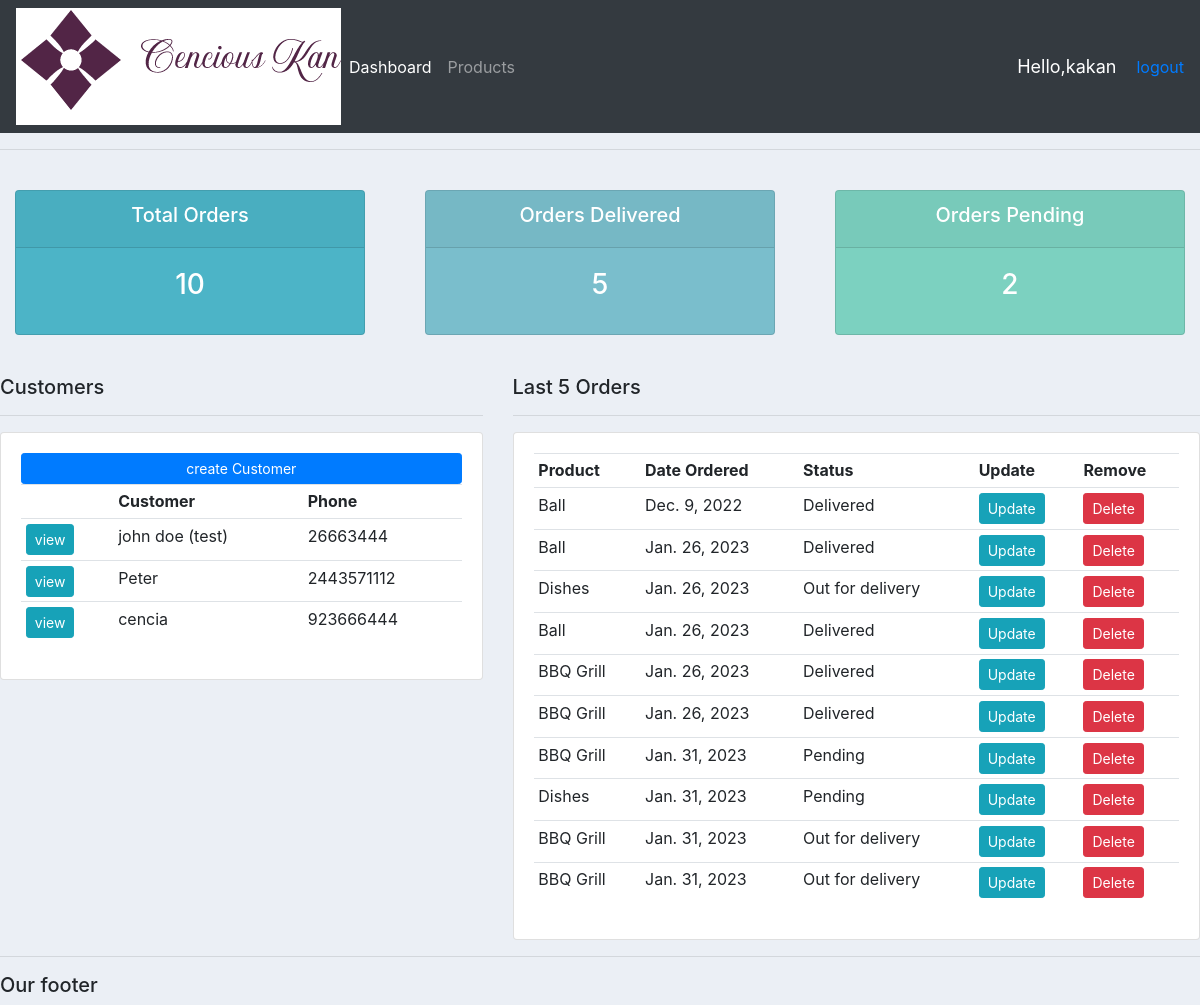
Page / (signed in) on the earlier database version.
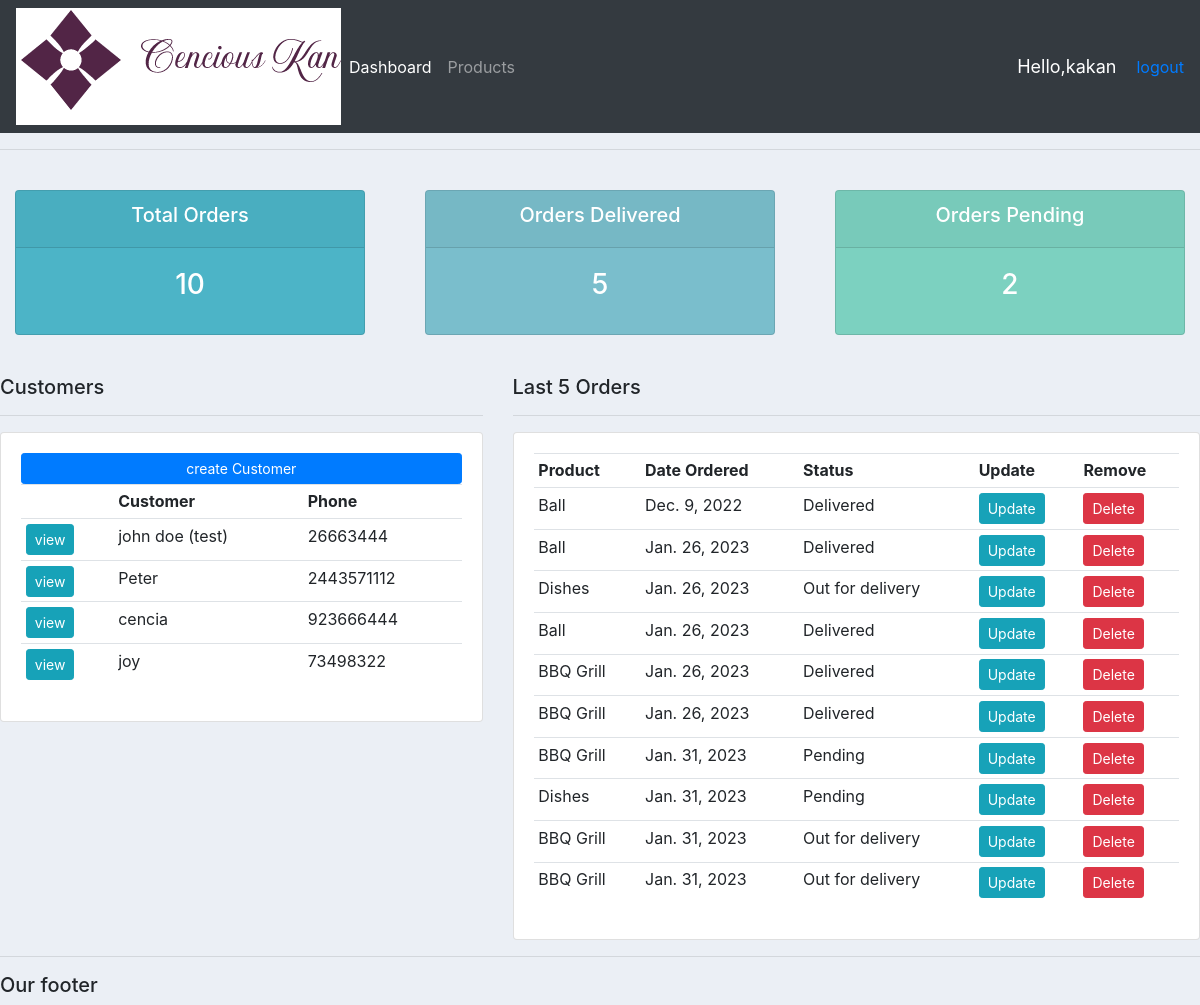
Same page on the later database version.
### accounts/models.py (models this page shows, shortened)
class Customer(models.Model):
    user = models.OneToOneField(User, null=True,blank=True, on_delete=models.CASCADE)
    name = models.CharField(max_length=200, null=True)
    phone = models.CharField(max_length=200, null=True)
    email = models.EmailField(max_length=200, null=True)
    profile_pic = models.ImageField(default="default pic.jpg", null=True, blank=True)
    date_created = models.DateField(auto_now_add=True, null=True)

class Order(models.Model):
    STATUS=(
            ('Pending', 'pending'),
            ('Out for delivery', 'out for delivery'),
            ('Delivered', 'delivered'),
        )
    customer= models.ForeignKey(Customer, null=True, on_delete=models.SET_NULL)
    products= models.ForeignKey(Product, null=True, on_delete=models.SET_NULL)
    date_created=models.DateField(auto_now_add=True, null=True)
    status= models.CharField(max_length=200, null=True, choices=STATUS)
    note = models.CharField(max_length=1000,null=True)

class Product(models.Model):
    CATEGORY=(
        ('Indoor','Indoor'),
        ('Outdoor', 'outdoor'),
    )
    name=models.CharField(max_length=200, null=True)
    price=models.FloatField(null=True)
    category=models.CharField(max_length=200, null=True, choices=CATEGORY)
    description=models.CharField(max_length=200, null=True)
    date_created= models.DateField(auto_now_add=True, null=True)
    tags=models.ManyToManyField(Tag)
    def __str__(self):
        return self.name

### accounts/decorators.py (the view)
    def wrapper_function(request, *args, **kwargs):
        group = None
        if request.user.groups.exists():
            group = request.user.groups.all()[0].name
        if group == 'customer':
            return redirect('user-page')
        if group == 'admin':
            return view_func(request, *args, **kwargs)

### accounts/views.py (called while the page is built)
@login_required(login_url='login')
@admin_only
def home(request):
    orders = Order.objects.all()
    customers = Customer.objects.all()
    total_customers =customers.count()
    total_orders = orders.count()
    delivered = orders.filter(status='Delivered').count()
    pending = orders.filter(status='Pending').count()
    context = {'orders':orders, 'customers':customers,
    'pending':pending,
    'delivered':delivered,'total_orders':total_orders}
    return render(request,'accounts/dashboard.html', context)

### accounts/templates/accounts/dashboard.html
{%extends 'accounts/main.html' %}
{% load static%}
{%block element%}
{% include 'accounts/status.html' %}
<br>
<div class="row">
    <div class="col-md-5">
        <h5>Customers</h5>
        <hr>
        <div class="card card-body">
            <a class="btn btn-primary btn-sm btn-block" href="">create Customer</a>
            <table class="table table-sm">
                <tr>
                    <th></th>
                    <th>Customer</th>
                    <th>Phone</th>
                </tr>
                {% for customer in customers%}
                <tr>
                    <td><a class="btn btn-sm btn-info" href="{% url 'customer' customer.id %}">view</a></td>
                    <td>{{customer.name}} </td>
                    <td>{{customer.phone}} </td>
                </tr>
                {% endfor%}
            </table>
        </div>
    </div>
    <div class="col-md-7">
        <h5>Last 5 Orders</h5>
        <hr>
        <div class="card card-body">
            <table class="table table-sm">
                <tr>
                    <th>Product</th>
                    <th>Date Ordered</th>
                    <th>Status</th>
                    <th>Update</th>
                    <th>Remove</th>
                </tr>
                {% for order in orders%}
                <tr>
                    <td>{{order.products}} </td>
                    <td>{{order.date_created}} </td>
                    <td>{{order.status}} </td>
                    <td><a class="btn btn-sm btn-info" href="{% url 'update_order' order.id %}">Update</a></td>
                    <td><a class="btn btn-sm btn-danger" href="{% url 'delete_order' order.id %}">Delete</a></td>
                </tr>
                {% endfor%}
            </table>
        </div>
    </div>
</div>
{%endblock element%}

### accounts/templates/accounts/main.html (shortened to what this page needs)
{% load static%}
<!DOCTYPE html>
<html lang="en">
<head>
    <link rel="stylesheet" href="https://cdn.jsdelivr.net/npm/bootstrap@4.0.0/dist/css/bootstrap.min.css">
   <link rel="stylesheet" href="{% static '/css/main.css' %} " type="text/css">
</head>
<body>
    {% include 'accounts/navbar.html' %}
    <hr>
    {%block element%}
    {%endblock element%}
    <hr>
    <h5>Our footer</h5>
</body>
</html>

### accounts/templates/accounts/navbar.html (shortened to what this page needs)
{% load static%}
<nav class="navbar navbar-expand-lg navbar-dark bg-dark">
    <img src="{% static 'images/ce.png' %}" alt="">
    <div class="collapse navbar-collapse" id="navbarNav">
      <ul class="navbar-nav">
        {% if request.user.is_staff%}
        <li class="nav-item active">
          <a class="nav-link" href="{% url 'home' %}">Dashboard</a>
        </li>
        <li class="nav-item">
          <a class="nav-link" href="{% url 'products' %}">Products</a>
        </li>
        {% else %}
        <li class="nav-item">
          <a class="nav-link" href="{% url 'account' %}">Settings</a>
        </li>
        {% endif %}
      </ul>
    </div>
    <span class="hello-msg">Hello,{{request.user}} </span>
    <a href=" {% url 'logout' %} ">logout</a>
  </nav>

### accounts/templates/accounts/status.html
<br />
<div class="row">
    <div class="col">
            <div class="col-md">
                <div class="card text-center text-white mb-3" id="total-orders">
                    <div class="card-header">
                        <h5>Total Orders</h5>
                    </div>
                    <div class="card-body">
                        <h3 class="card-title">{{total_orders}} </h3>
                    </div>
                </div>
            </div>
    </div>
    <div class="col">
            <div class="col-md">
                <div class="card text-center text-white mb-3" id="orders-delivered">
                    <div class="card-header">
                        <h5>Orders Delivered</h5>
                    </div>
                    <div class="card-body">
                        <h3 class="card-title">{{delivered}} </h3>
                    </div>
                </div>
            </div>
    </div>
    <div class="col">
            <div class="col-md">
                <div class="card text-center text-white mb-3" id="orders-pending">
                    <div class="card-header">
                        <h5>Orders Pending</h5>
                    </div>
                    <div class="card-body">
                        <h3 class="card-title">{{pending}} </h3>
                    </div>
                </div>
            </div>
    </div>
</div>

### static/css/main.css (style rules this page uses)
body { background-color: #ebeff5; }
#total-orders { background-color: #4cb4c7; }
#orders-delivered { background-color: #7abecc; }
#orders-pending { background-color: #7cd1c0; }

### accounts/templates/accounts/navbar.html (style rules this page uses)
.hello-msg { font-size: 18px; color: #fff; margin-right: 20px; }

Differences in the rows shown:
added Customer: name "joy", phone "73498322"
